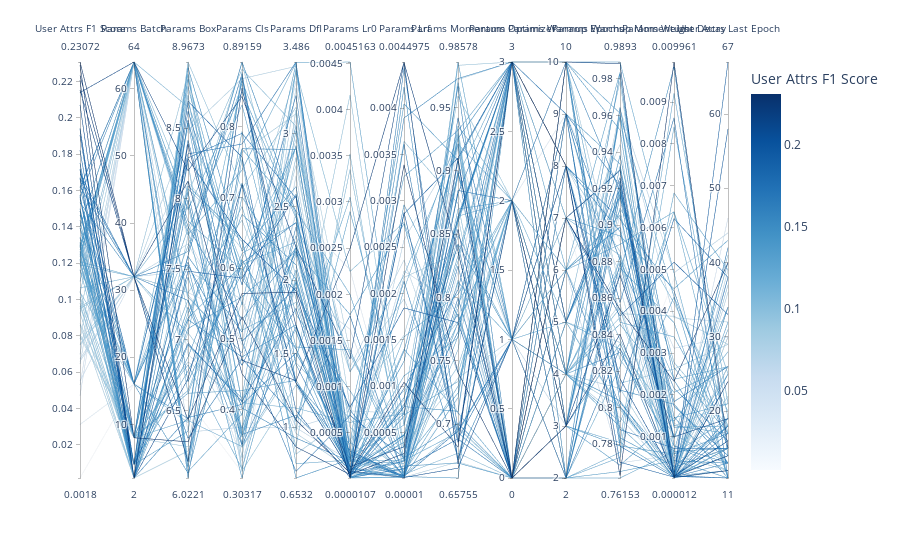
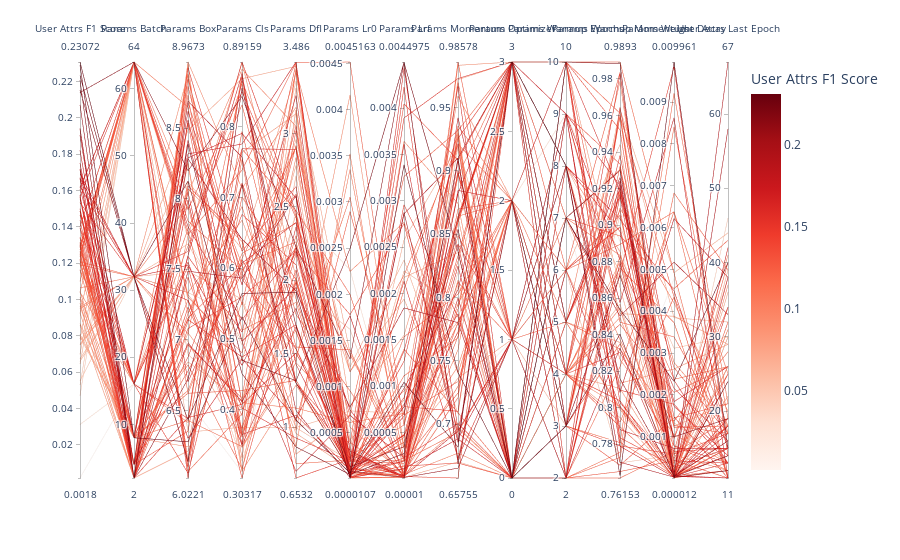
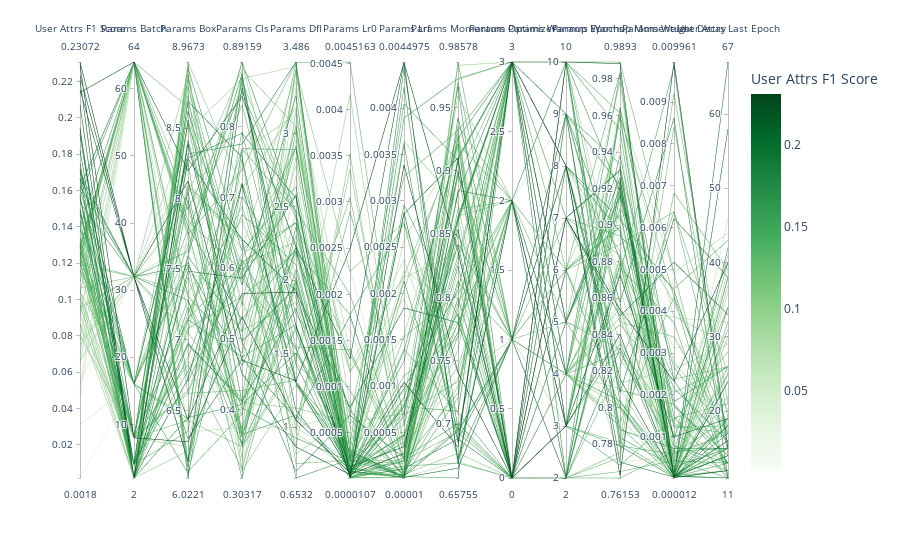

Here is the notebook cell these charts were saved with, in order:
### Code cell
import pandas as pd
import plotly.express as px
from typing import Dict
from sklearn.preprocessing import LabelEncoder
import os

def plot_parallel_coordinates(
    sampler_csv_paths: Dict[str, Dict[str, str]],
    output_path: str,
    output_format: str = "png",
    metric_column: Dict[str, str] = {"F1-Score": "user_attrs_f1_score"}
):
    """
    Generate an interactive parallel coordinate plot using Plotly to visualize metrics and hyperparameters for hyperparameter optimization samplers.

    Parameters:
        sampler_csv_paths (Dict[str, Dict[str, str]]): Dictionary with sampler names as keys and dictionaries containing:
            - "path": Path to the CSV file.
            - "color": Colormap to plot for the sampler.
        output_path (str): Path to save the output figure.
        output_format (str): Format to save the figure (e.g., 'png', 'svg', 'pdf').
        metric_column (Dict[str, str]): Dictionary with display name as key and column name as value for the metric.
    """
    # Extract metric name and column
    metric_name, metric_col = list(metric_column.items())[0]

    # Define the order of hyperparameter axes
    axes_order = [
        metric_col, "params_batch", "params_box", "params_cls", "params_dfl", "params_lr0",
        "params_lrf", "params_momentum", "params_optimizer", "params_warmup_epochs",
        "params_warmup_momentum", "params_weight_decay", "user_attrs_last_epoch"
    ]

    # Process each sampler
    for sampler_name, sampler_data in sampler_csv_paths.items():
        # Load data
        df = pd.read_csv(sampler_data["path"])
        
        # Filter only the required columns
        df = df[axes_order].dropna()

        # Encode categorical variables (e.g., params_optimizer)
        if "params_optimizer" in df.columns:
            label_encoder = LabelEncoder()
            df["params_optimizer"] = label_encoder.fit_transform(df["params_optimizer"].astype(str))

        # Generate the parallel coordinates plot
        fig = px.parallel_coordinates(
            df, 
            color=metric_col,
            dimensions=axes_order,
            labels={col: col.replace("_", " ").title() for col in axes_order},
            color_continuous_scale=sampler_data["color"]
        )
        
        # Save the figure
        fig.write_image(f"{output_path}_{sampler_name}.{output_format}")
        fig.show()

# Example Usage
sampler_paths = {
    "random": {"path": os.path.join(base_path, "RandomSamplerBaseline", base_name), "color": "Blues"},
    "tpe": {"path": os.path.join(base_path, "RandomSamplerBaseline", base_name), "color": "Reds"},
    "cmaes": {"path": os.path.join(base_path, "RandomSamplerBaseline", base_name), "color": "Greens"}
}
plot_parallel_coordinates(sampler_paths, output_path="parallel_coordinates", output_format="png", metric_column={"F1-Score": "user_attrs_f1_score"})
